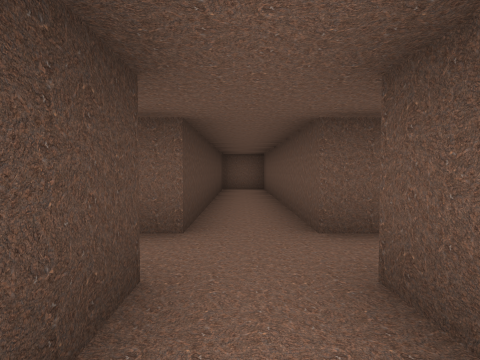
View 1 (above)

23 first-person views from a walk through a 3-D level made in the Unity game engine. The camera is 1.4 m above the floor, tilts 2° down and sees 80° across. The floor is counted in squares, 2 m on a side. Each view is taken from the middle of a square. On the plan, view 1 faces up. The plan holds only what a view shows up to about 10 squares ahead; the rest is blank. The player character is not drawn.

View 2
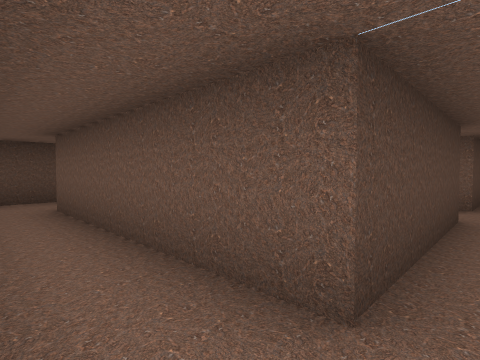

View 3
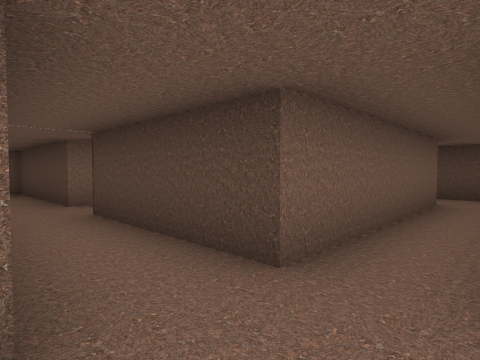

View 4
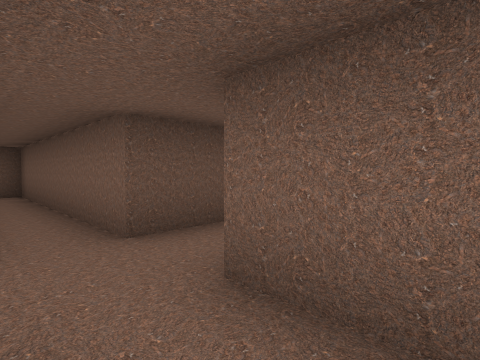

View 5
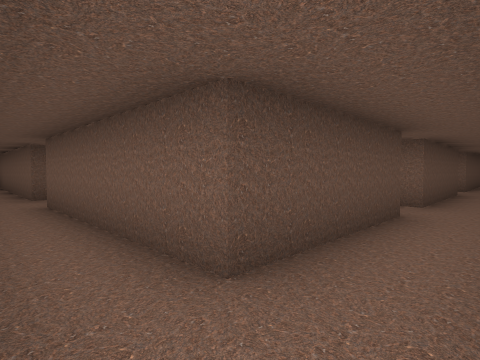

View 6
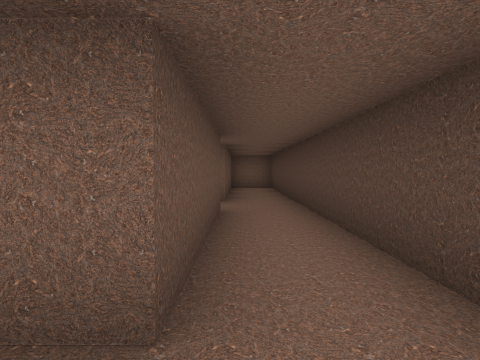

View 7
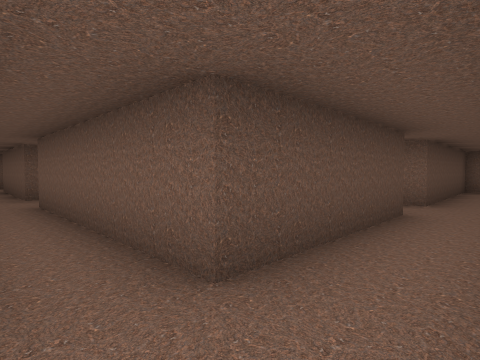

View 8
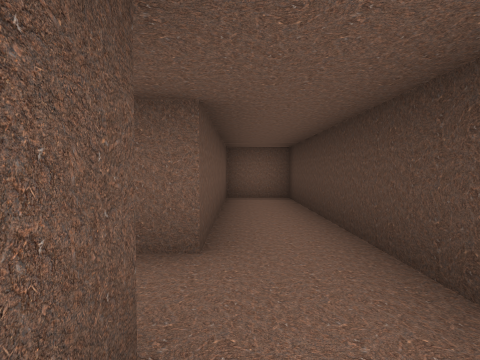

View 9
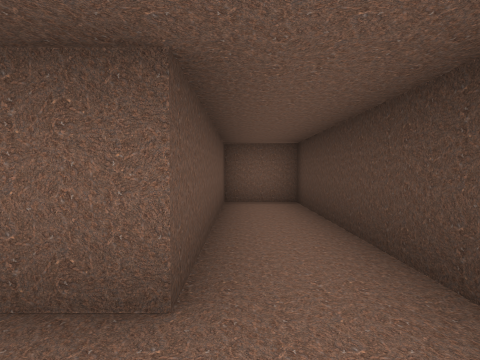

View 10
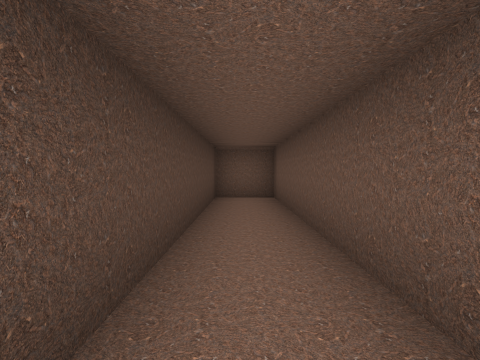

View 11
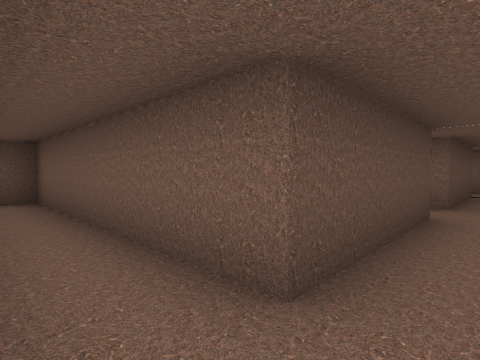

View 12
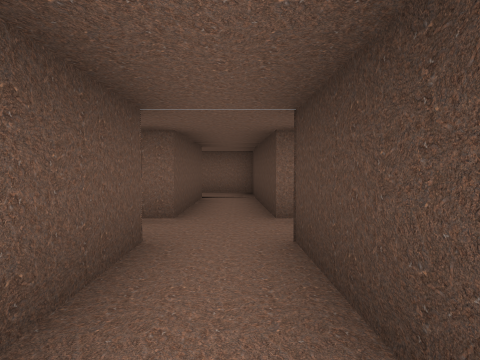

View 13
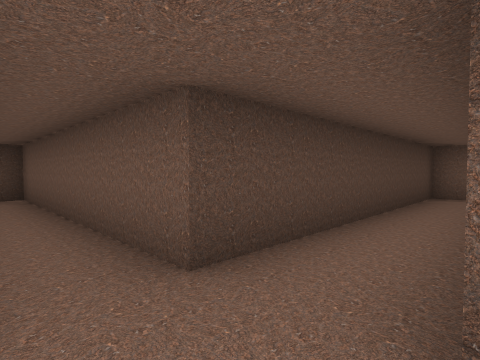

View 14
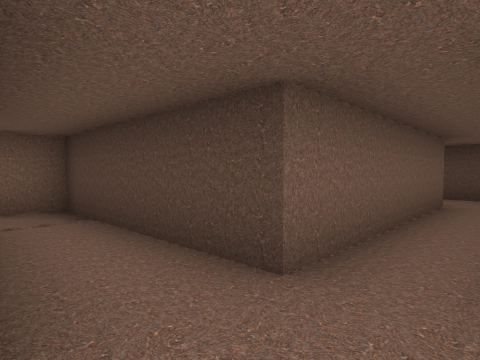

View 15
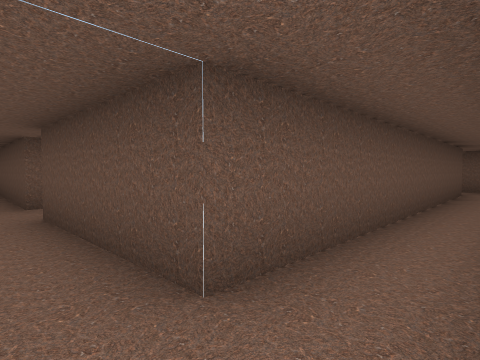

View 16
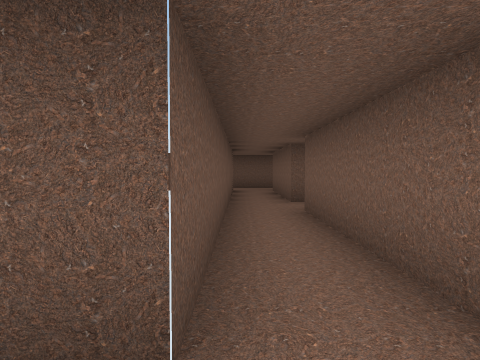

View 17
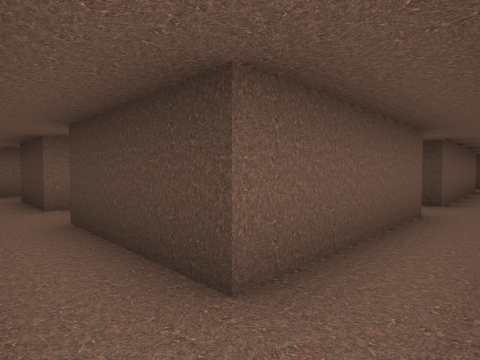

View 18
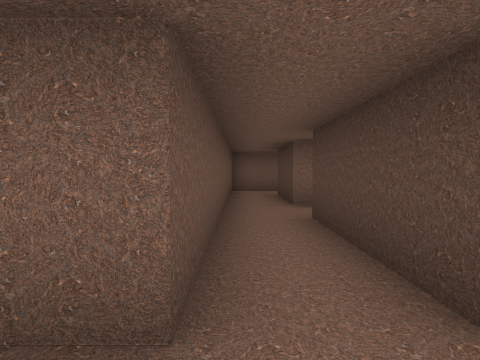

View 19
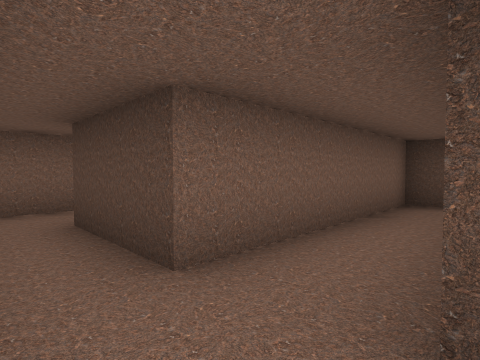

View 20
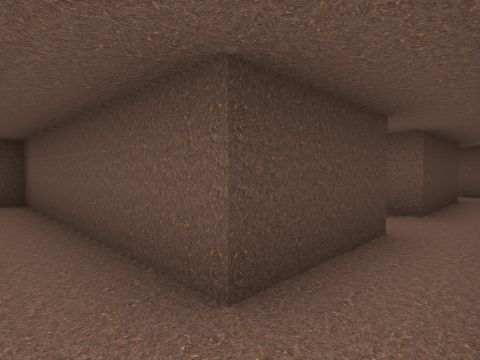

View 21
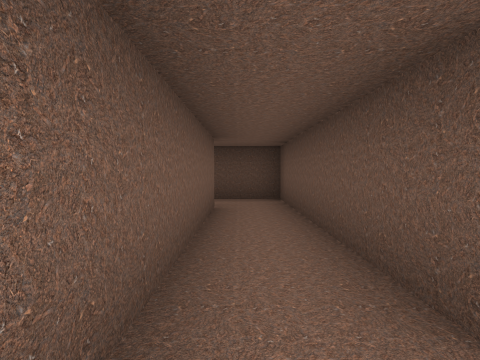

View 22
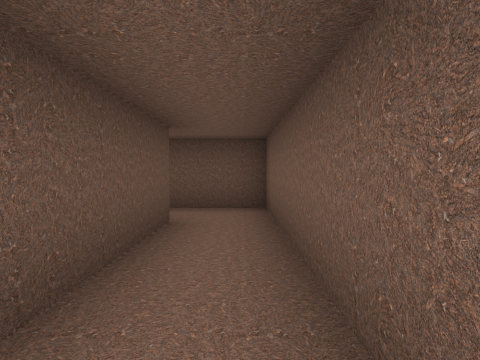

View 23
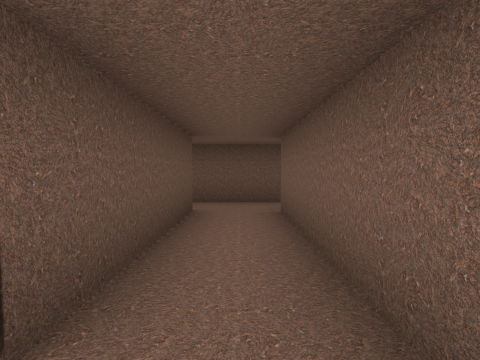

### Floor plan
Ten units are one square. View 1 is at (0, 0); x grows to the right and y downward. Boxes are objects, and circles mark ways between rooms. Rooms are numbered by the first view taken in them; rooms with no view inside come last. Other rooms are left out.
<svg viewBox="-77 -108 154 245">
<path fill="none" stroke="#000" d="M10 18 9 -18M-57 31 -5 31M-6 -18 -5 18 -57 18M11 62 10 31M-5 31 -4 77 6 77M9 -18 72 -18M-72 -32 -72 -14M-57 18 -57 -18 -6 -18M16 -31 8 -31 7 -103 -6 -103 -6 -66M-72 14 -72 132 -57 132 -57 84M-8 -103 -7 -31 -20 -31M-57 70 -57 31M64 18 10 18M10 31 49 31M63 75 63 31M6 77 49 77M49 31 49 62 11 62M49 77 49 100 5 100M5 115 63 115 63 75"/>
<circle cx="0" cy="30" r="3" fill="#2a7"/>
<circle cx="-50" cy="20" r="3" fill="#2a7"/>
<circle cx="0" cy="-10" r="3" fill="#2a7"/>
<circle cx="10" cy="20" r="3" fill="#2a7"/>
<circle cx="10" cy="70" r="3" fill="#2a7"/>
<circle cx="60" cy="40" r="3" fill="#2a7"/>
<circle cx="60" cy="80" r="3" fill="#2a7"/>
<text x="-20" y="20">1</text>
<text x="0" y="50">2</text>
<text x="-30" y="-20">3</text>
<text x="40" y="20">4</text>
<text x="40" y="70">5</text>
<text x="40" y="110">6</text>
</svg>
Room 1 opens to room 2. Room 1 opens to room 3. Room 1 opens to room 4. Room 2 opens to room 5. Room 4 opens to room 5. Room 5 opens to room 6.

Where each view was taken, in squares from view 1:
view 1: 0 up, 0 right, facing up
view 2: 3 down, 0 right, facing up-left
view 3: 3 up, 1 right, facing down-left
view 4: 3 up, 2 left, facing down-right
view 5: 3 up, 7 left, facing down-right
view 6: 2 down, 6 left, facing down
view 7: 2 down, 7 left, facing down-right
view 8: 6 down, 6 left, facing down
view 9: 7 down, 6 left, facing down
view 10: 3 up, 0 right, facing up
view 11: 3 up, 0 right, facing down-right
view 12: 1 up, 0 right, facing down
view 13: 2 up, 1 right, facing up-left
view 14: 2 down, 1 right, facing down-left
view 15: 3 down, 0 right, facing up-right
view 16: 2 down, 0 right, facing right
view 17: 2 down, 6 right, facing down-left
view 18: 2 down, 6 right, facing down
view 19: 6 down, 6 right, facing down-left
view 20: 11 down, 6 right, facing up-left
view 21: 11 down, 6 right, facing left
view 22: 11 down, 1 right, facing right
view 23: 7 down, 0 right, facing right
